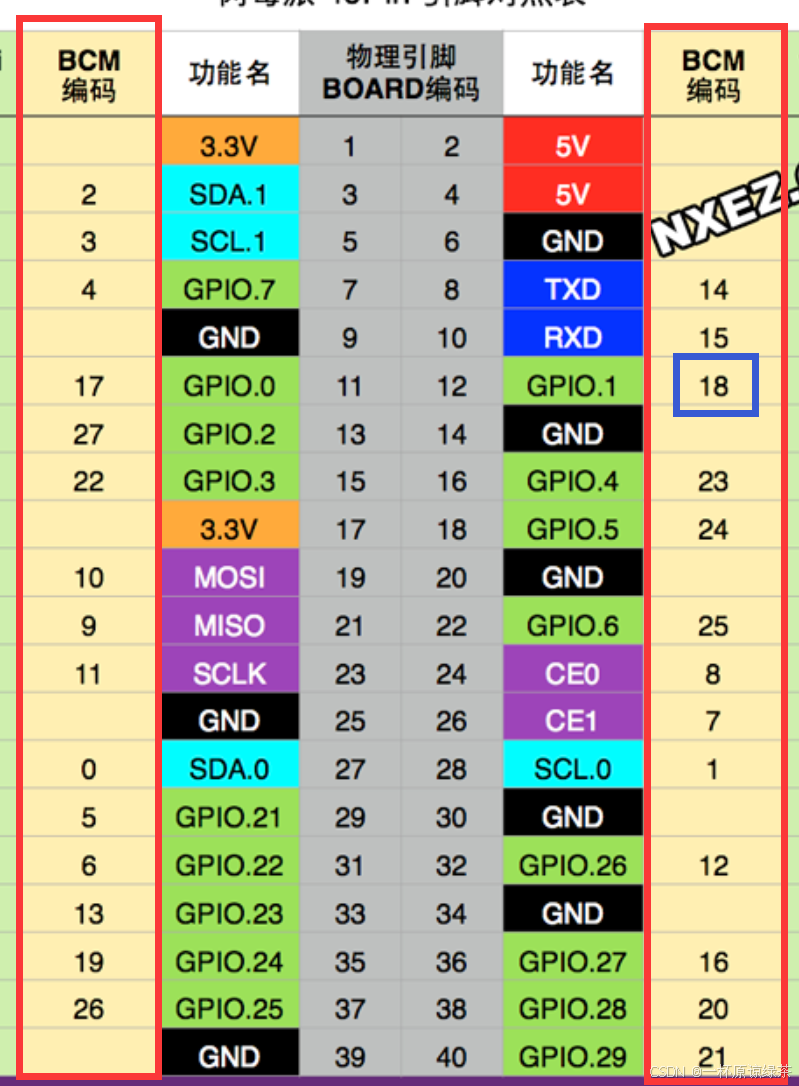
#> input picture 树莓派/07b0496b04a54c5d88a3e3633065178a.png, 799 x 1086 px, given in place of the camera
$ python 'RGB颜色和坐标判断.py'
#> lines starting #> are read from the running program, lines starting #| are printed output that depends on the picture; after the words box and inside, x2 and y2 are one past the last pixel; in counts of white or black regions, pixels touching at a corner belong together
import cv2
import numpy as np

cap = cv2.VideoCapture(0)
cap.set(cv2.CAP_PROP_FRAME_WIDTH, 1920)
cap.set(cv2.CAP_PROP_FRAME_HEIGHT, 1080)

lower_red = np.array([0, 120, 70])
upper_red = np.array([10, 255, 255])

cv2.namedWindow("Color Detection", cv2.WINDOW_NORMAL)
cv2.resizeWindow("Color Detection", 1280, 720)

try:
    while True:
        ret, frame = cap.read()
#> frame is the input picture: shape (1086, 799, 3); mean B, G, R 152.4, 181.9, 185
        if not ret:
            print("Failed to grab frame")
            break

        hsv = cv2.cvtColor(frame, cv2.COLOR_BGR2HSV)
#> hsv: shape (1086, 799, 3); mean H, S, V 46.5, 81.4, 206.4
        mask = cv2.inRange(hsv, lower_red, upper_red)
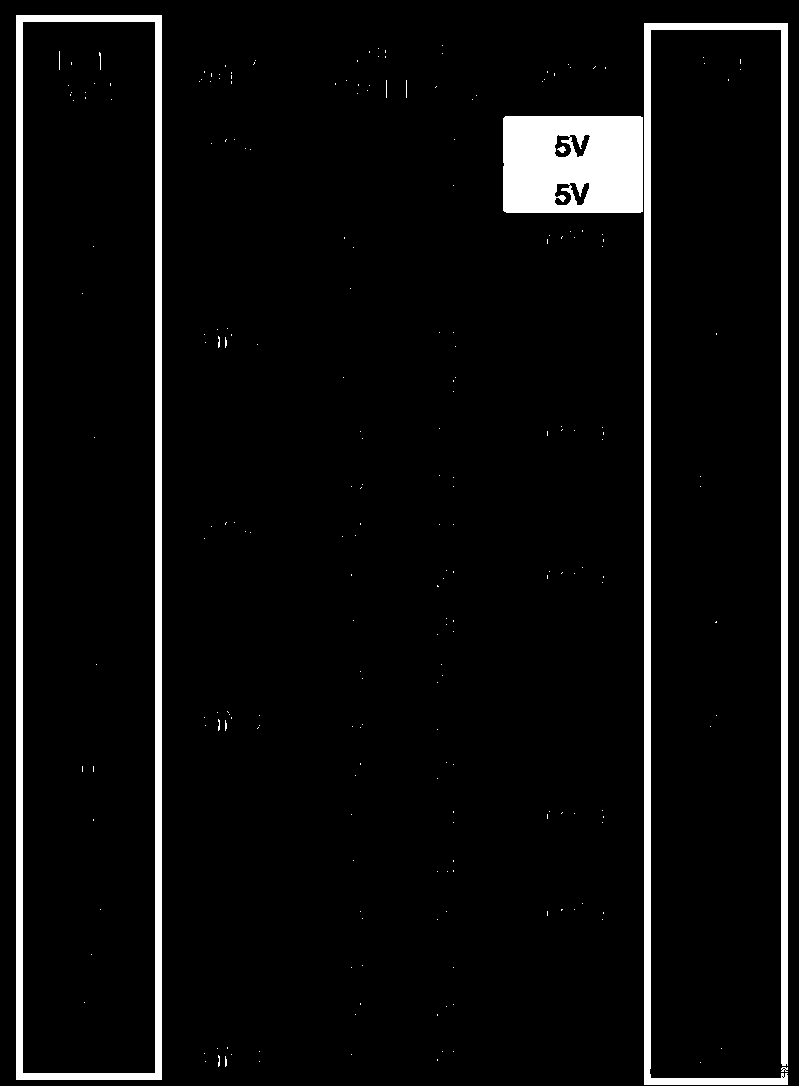
#> mask: shape (1086, 799); 5.4% white; 230 white regions (224 under 20 px), largest, box (x1, y1, x2, y2) and area: (16, 15, 162, 1080) 16758, (644, 23, 788, 1085) 16623, (503, 116, 643, 213) 12682, (557, 146, 566, 153) 37, (781, 1067, 788, 1072) 24, (99, 52, 101, 70) 21
        mask = cv2.erode(mask, None, iterations=2)
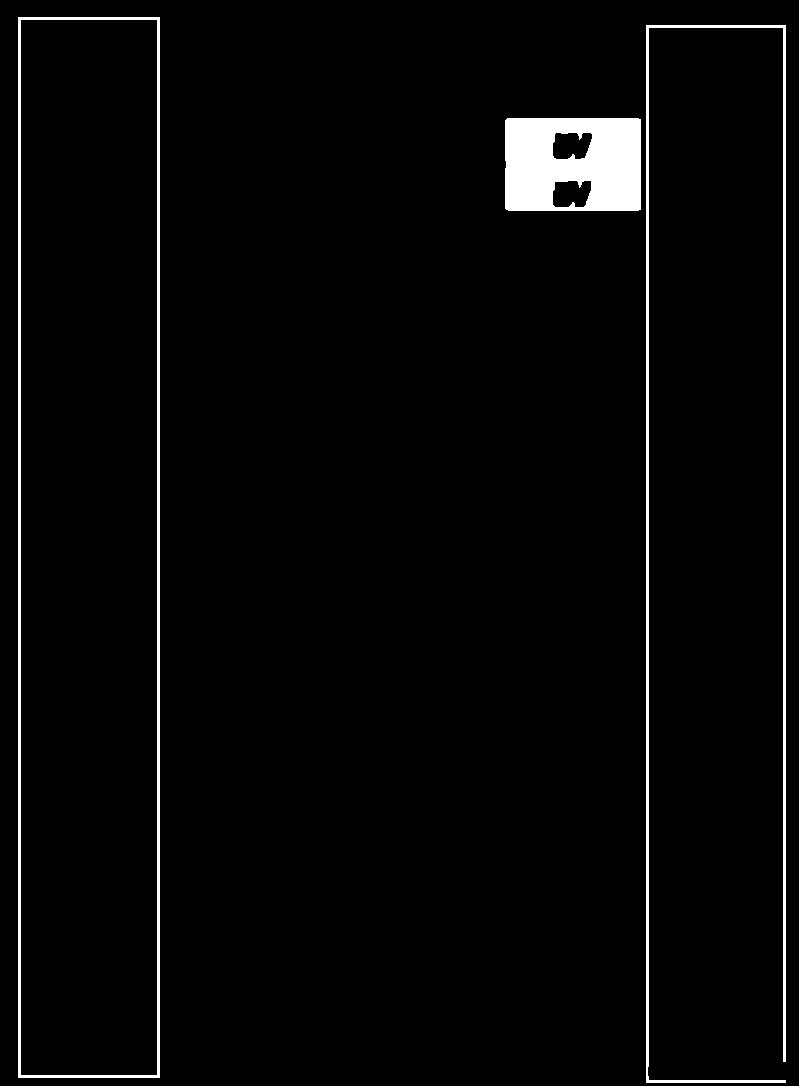
#> mask: shape (1086, 799); 2.9% white; 3 white regions, box (x1, y1, x2, y2) and area: (505, 118, 641, 211) 10925, (18, 17, 160, 1078) 7182, (646, 25, 786, 1083) 7089
        mask = cv2.dilate(mask, None, iterations=2)
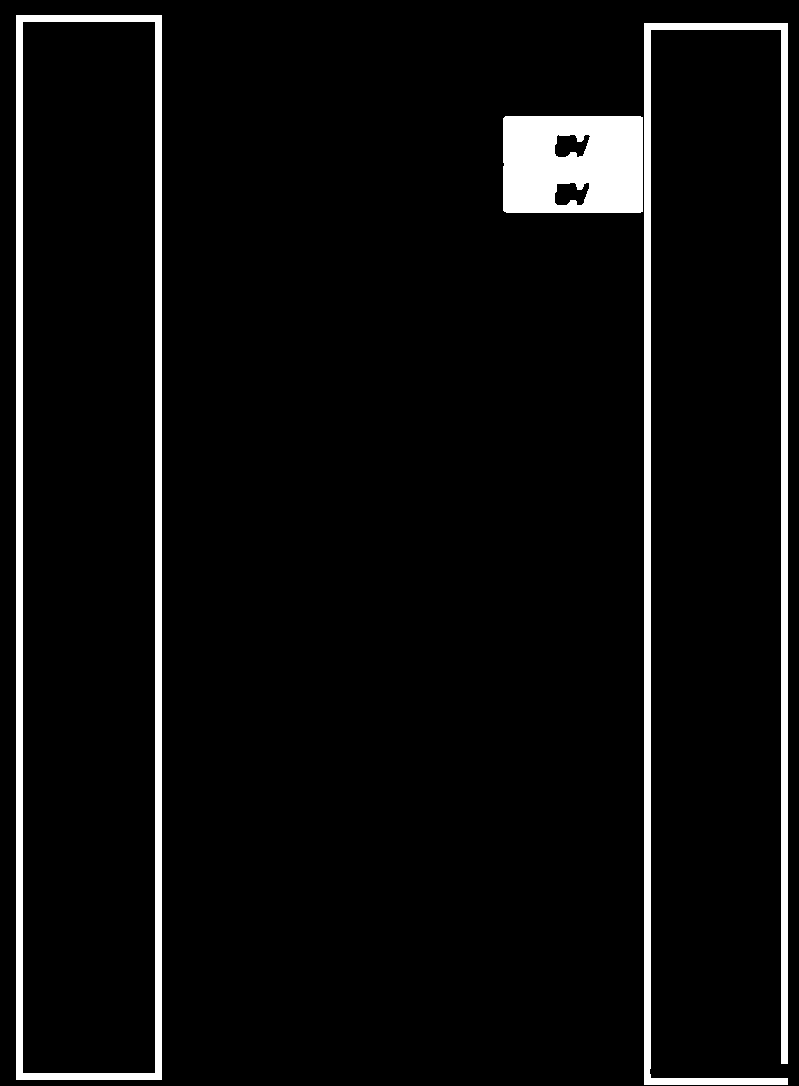
#> mask: shape (1086, 799); 5.3% white; 3 white regions

        contours, _ = cv2.findContours(mask.copy(), cv2.RETR_EXTERNAL, cv2.CHAIN_APPROX_SIMPLE)
#> contours = 3 contours; box (x1, y1, x2, y2) and area: (16, 15, 162, 1080) 154280, (644, 23, 788, 1085) 14210, (503, 116, 643, 213) 13333

        for contour in contours:
            x, y, w, h = cv2.boundingRect(contour)
            cv2.rectangle(frame, (x, y), (x + w, y + h), (0, 255, 0), 2)
            cv2.putText(frame, f"Red: {lower_red}-{upper_red}", (x, y - 10), cv2.FONT_HERSHEY_SIMPLEX, 0.5, (0, 255, 0), 2)
#> this loop made 3 passes
#> (x, y, w, h) on passes 1 to 2: (503, 116, 140, 97), (644, 23, 144, 1062)
#> (contour, x, y, w, h) on pass 3: ([[16, 15], [16, 1079], [161, 1079], [161, 15]], 16, 15, 146, 1065)
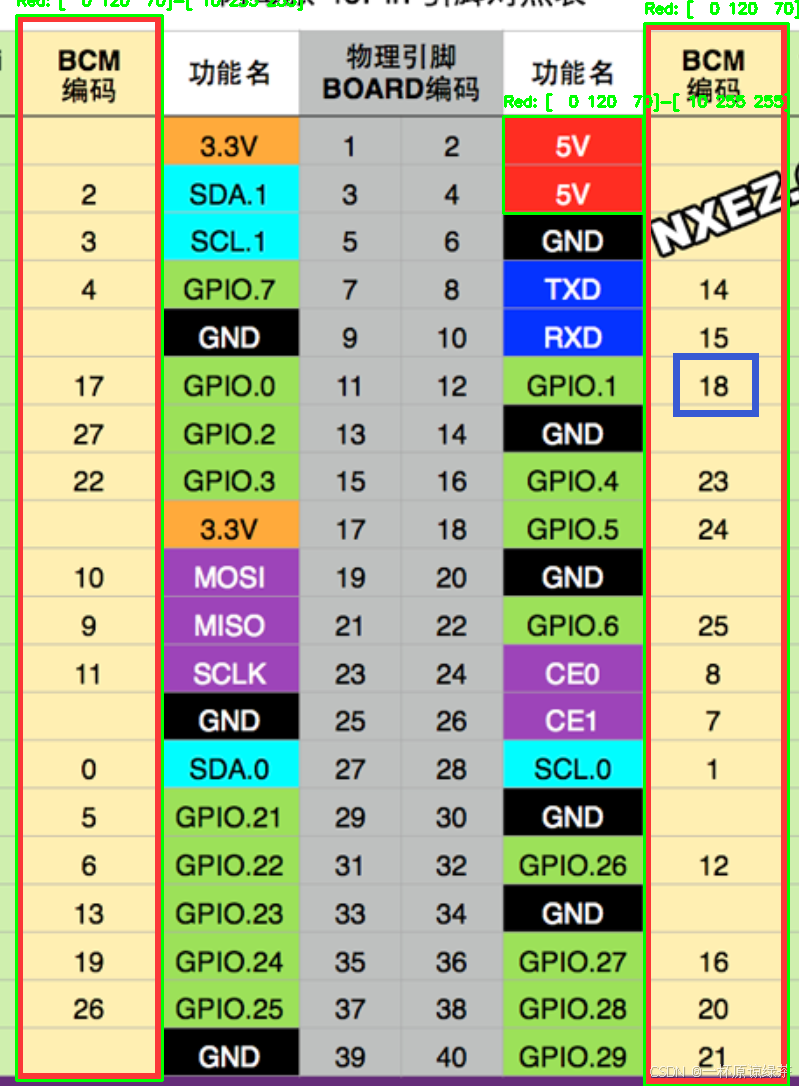
#> frame: shape (1086, 799, 3); 2.17% of pixels changed, all inside (x1, y1, x2, y2) = (15, 0, 799, 1086)

        cv2.imshow("Color Detection", frame)

        if cv2.waitKey(1) & 0xFF == ord('q'):
#> (key q is pressed here)
            break

finally:
    cap.release()
    cv2.destroyAllWindows()
